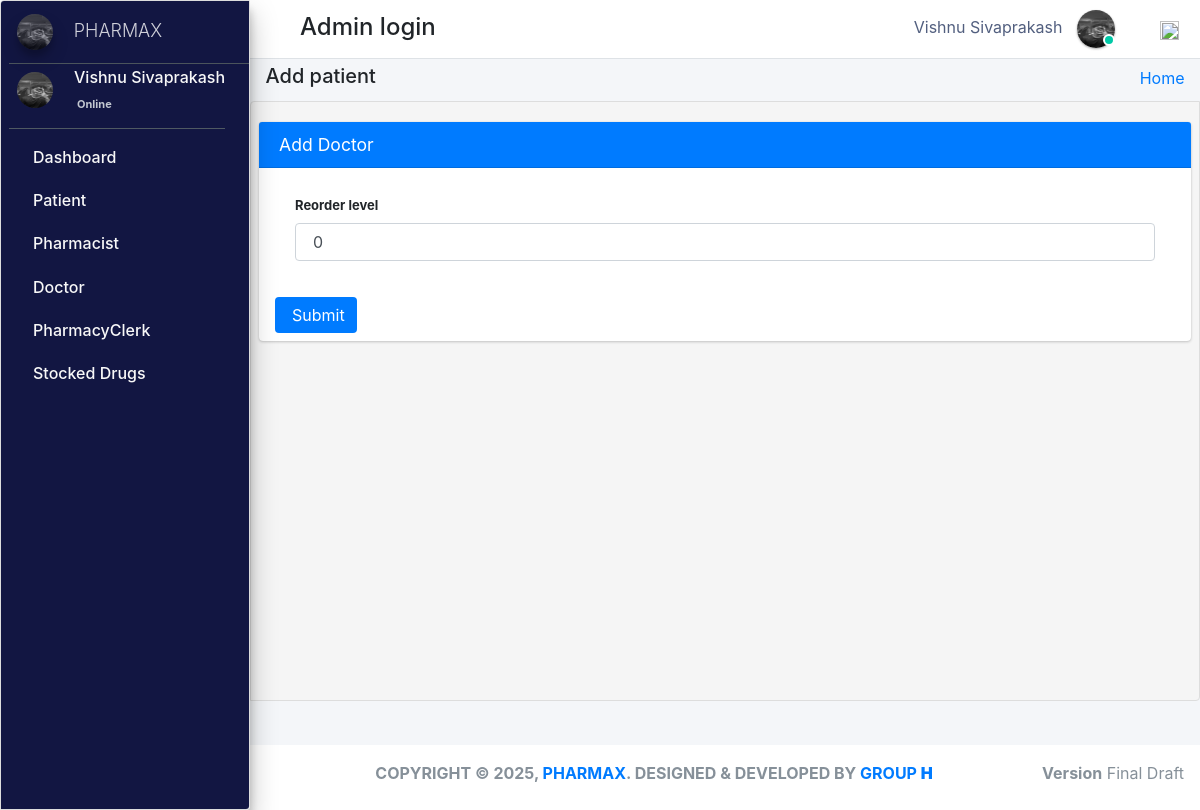
Screenshot of /admin_user/reorder_level/3/ (signed in) with the database file from the repository.
### pharmacy/models.py (models this page shows, shortened)
class CustomUser(AbstractUser):
    user_type_data = ((1, "AdminHOD"), (2, "Pharmacist"), (3, "Doctor"), (4, "PharmacyClerk"),(5, "Patients"))
    user_type = models.CharField(default=1, choices=user_type_data, max_length=10)

class AdminHOD(models.Model):
    gender_category=(
        ('Male','Male'),
        ('Female','Female'),
    )
    admin = models.OneToOneField(CustomUser,null=True, on_delete = models.CASCADE)
    emp_no= models.CharField(max_length=100,null=True,blank=True)
    gender=models.CharField(max_length=100,null=True,choices=gender_category)
    mobile=models.CharField(max_length=10,null=True,blank=True)
    address=models.CharField(max_length=300,null=True,blank=True)
    profile_pic=models.ImageField(default="admin.png",null=True,blank=True)
    created_at = models.DateTimeField(auto_now_add=True)
    updated_at = models.DateTimeField(auto_now=True)
    date_employed=models.DateTimeField(auto_now_add=True, auto_now=False)
    objects = models.Manager()

class Stock(models.Model):
    category = models.ForeignKey(Category,null=True,on_delete=models.CASCADE,blank=True)
    drug_imprint=models.CharField(max_length=6 ,blank=True, null=True)
    drug_name = models.CharField(max_length=50, blank=True, null=True)
    drug_color = models.CharField(max_length=50, blank=True, null=True)
    drug_shape = models.CharField(max_length=50, blank=True, null=True)
    quantity = models.IntegerField(default='0', blank=True, null=True)
    receive_quantity = models.IntegerField(default='0', blank=True, null=True)
    reorder_level = models.IntegerField(default='0', blank=True, null=True)
    manufacture= models.CharField(max_length=50, blank=True, null=True)
    last_updated = models.DateTimeField(auto_now_add=False, auto_now=True)
    timestamp = models.DateTimeField(auto_now_add=True, auto_now=False)
    drug_strength= models.CharField(max_length=10, blank=True, null=True)
    valid_from = models.DateTimeField(blank=True, null=True,default=timezone.now)
    valid_to = models.DateTimeField(blank=False, null=True)
    drug_description=models.TextField(blank=True,max_length=1000,null=True)
    drug_pic=models.ImageField(default="images2.png",null=True,blank=True)
    objects = ExpiredManager()

### pharmacy/HODViews.py (the view)
# urls.py: path('admin_user/reorder_level/<str:pk>/', HODViews.reorder_level, name="reorder_level"),
def reorder_level(request, pk):
    queryset = Stock.objects.get(id=pk)
    form = ReorderLevelForm(request.POST or None, instance=queryset)
    if form.is_valid():
        instance = form.save(commit=False)
        instance.save()
        messages.success(request, "Reorder level for " + str(instance.drug_name) + " is updated to " + str(instance.reorder_level))
        return redirect("manage_stock")
    context ={
        "instance": queryset,
        "form": form,
        "title":"Reorder Level"
    }
    return render(request,'hod_templates/reorder_level.html',context)

### pharmacy/forms.py
class ReorderLevelForm(forms.ModelForm):
	class Meta:
		model = Stock
		fields = ['reorder_level']

### pharmacy/LoginCheckMiddleWare.py (called while the page is built, shortened)
    def process_view(self, request, view_func, view_args, view_kwargs):
        modulename = view_func.__module__
        user = request.user
        if user.is_authenticated:
            if user.user_type == "1":
                if modulename == "pharmacy.HODViews":
                    pass
                elif modulename == "":
                    pass
                elif modulename == "pharmacy.views" or modulename == "django.views.static":
                    pass
                else:
                    pass
            else:
                return redirect("login")
        else:
            if request.path == reverse("login"):
                pass
            else:
                return redirect("login")

### pharmacy/models.py (called while the page is built)
    def get_queryset(self):
        return super().get_queryset().annotate(
            expired=ExpressionWrapper(Q(valid_to__lt=Now()), output_field=BooleanField())
        )

### pharmacy/templates/hod_templates/reorder_level.html (shortened to what this page needs)
{% extends 'hod_templates/base_template.html'%} {% load crispy_forms_tags %} {% block page_title %}
<h5>Add patient</h5>
{% endblock page_title %} {% block main_content %}
<section class="content">
    <div class="row">
        <div class="col-md-12">
            <div class="card card-primary">
                <div class="card-header">
                    <h3 class="card-title">Add Doctor</h3>
                </div>
                <form method="POST" style="font-size:13px;" class='px-3 py-2'>
                    <div class="card-body">
                        {{form|crispy}}
                    </div>
                    <input type="submit" class="btn btn-primary">
                </form>
            </div>
        </div>
    </div>
</section>
{% endblock main_content %}

### pharmacy/templates/hod_templates/base_template.html (shortened to what this page needs)
{% extends 'base_file.html' %} {% block htm %}
<body class="hold-transition sidebar-mini layout-fixed">
    <div class="wrapper">
        <nav class="main-header navbar navbar-expand navbar-white navbar-light">
            <ul class="navbar-nav">
                <li class="nav-item">
                    <a class="nav-link" data-widget="pushmenu" href="#" role="button"></a>
                </li>
            </ul>
            <h4 style="margin-left: 10px; margin-top: 5px;">Admin login </h4>
            <ul class="navbar-nav ml-auto">
                <li class="mx-3">
                    <a href="#" class="sm-submenu-with-image a">
                        <span>{{user.first_name}}  {{user.last_name}}</span>
                        <img src="{{request.user.adminhod.profile_pic.url}}" class="img-circle elevation-1" width="38" height="38" alt="">
                        <span class="avatar-status avatar-sm-status avatar-status-success"></span>
                    </a>
                </li>
                <li class="nav-item dropdown ml-3 low">
                    <a href="#" class="btn btn-outlined btn-black text-muted bg-transparent " data-toggle="dropdown" aria-expanded="false" data-wow-delay="0.7s"><img src="https://img.icons8.com/ios/50/000000/settings.png" width="19" height="19">
                    </a>
                </li>
            </ul>
        </nav>
        {% include 'hod_templates/sidebar.html'%}
        <div class="content-wrapper">
            <div class="content-header">
                <div class="container-fluid">
                    <div class="row ">
                        <div class="col-sm-6">
                            <h1 class="m-0 text-dark">
                                {% block page_title %} {% endblock page_title %}
                            </h1>
                        </div>
                        <div class="col-sm-6 ">
                            <ol class="breadcrumb float-sm-right">
                                <li class="breadcrumb-item"><a href="">Home</a></li>
                            </ol>
                        </div>
                    </div>
                </div>
            </div>
            {% block main_content %} {% endblock main_content %}
        </div>
        {% include 'hod_templates/footer.html'%}
    </div>
    {% endblock htm %}

### pharmacy/templates/hod_templates/sidebar.html (shortened to what this page needs)
<aside class="main-sidebar sidebar-dark-primary elevation-4">
    <a href="" class="brand-link ml-2">
        <img src="{{request.user.adminhod.profile_pic.url}}" alt="" width="36" height="36" class=" img-circle elevation-3" style="opacity: .8">
        <span class="brand-text font-weight-light mt-1 ml-3 mmust">PHARMAX</span>
    </a>
    <div class="sidebar">
        <div class="user-panel mr-3">
            <div class="pull-left image sm-submenu-with-image a ml-2 ">
                <img src="{{request.user.adminhod.profile_pic.url}}" class="img-circle mt-2" width="36" height="36" alt="User Image">
            </div>
            <div class="pull-left info">
                <p>{{user.first_name}} {{user.last_name}}</p>
                <a href="#"> Online</a>
            </div>
        </div>
        <nav class="mt-2">
            <ul class="nav nav-pills nav-sidebar flex-column" data-widget="treeview" role="menu" data-accordion="false">
                <li class="nav-item">
                    <a href="{% url  'admin_dashboard' %}" class="nav-link">
                        <p>
                            Dashboard
                        </p>
                    </a>
                </li>
                <li class="nav-item">
                    <a href="#" class="nav-link">
                        <p>
                            Patient
                        </p>
                    </a>
                </li>
                <li class="nav-item">
                    <a href="#" class="nav-link">
                        <p>
                            Pharmacist
                        </p>
                    </a>
                </li>
                <li class="nav-item">
                    <a href="#" class="nav-link">
                        <p>
                            Doctor
                        </p>
                    </a>
                </li>
                <li class="nav-item">
                    <a href="#" class="nav-link">
                        <p>
                            PharmacyClerk
                        </p>
                    </a>
                </li>
                <li class="nav-item">
                    <a href="#" class="nav-link">
                        <p>
                            Stocked Drugs
                        </p>
                    </a>
                </li>
            </ul>
        </nav>
    </div>
</aside>

### static/css/main.css (style rules this page uses)
html { font-family: sans-serif; line-height: 1.15; -webkit-text-size-adjust: 100%; -webkit-tap-highlight-color: transparent; }
body { overflow-y: hidden; overflow-x: hidden; font-family: -apple-system, BlinkMacSystemFont, "Segoe UI", Roboto, "Helvetica Neue", Arial, "Noto Sans", sans-serif, "Apple Color Emoji", "Segoe UI Emoji", "Segoe UI Symbol", "Noto Color Emoji" !important; }
.content { background-color: #f5f5f5; border: 1px solid #dddddd; border-radius: 4px 0px 4px 0px; left: -1px; padding: 10px 7px 5px; }
.main-sidebar { background: #ffffff; border: 1px solid #dddddd; border-radius: 4px 0px 4px 0px; font-weight: bold; }
.content { height: 75vh; overflow-y: scroll; overflow-x: hidden; }
.content .row { margin-top: 20px !important; }
.main-sidebar { background-color: #121642 !important; color: white !important; }
.main-sidebar p { color: #f8f8f8 !important; font-weight: 500 !important }
.btn-primary { outline: none !important; border: none !important; }
.avatar-status { position: absolute; bottom: 12px; right: 75.4px; display: -ms-inline-flexbox; display: inline-flex; -ms-flex-negative: 0; flex-shrink: 0; -ms-flex-pack: center; justify-content: center; -ms-flex-align: center; align-items: center; white-space: nowrap; text-align: center; vertical-align: baseline; font-weight: 600; border: .125rem solid #fff; width: 12px; height: 12px; line-height: 1; font-size: .71094rem; border-radius: 50%; }
.avatar-status-success { color: #fff; background-color: #00c9a7; }
.pull-left { float: left; }
.pull-left { float: left!important; }
.user-panel>.info { padding: 5px 5px 5px 15px; line-height: 1; position: absolute; left: 55px; }
.user-panel>.info>p { font-weight: 600; margin-bottom: 9px; }
p { margin: 0 0 10px; }
.user-panel { padding-bottom: 20px; }
.user-panel:after { clear: both; }
.user-panel:before, .user-panel:after { content: " "; display: table; }
.user-panel>.info>a { text-decoration: none; padding-right: 5px; margin-top: 3px; font-size: 11px; overflow: hidden; white-space: nowrap; }
.mmust { overflow: hidden; white-space: nowrap; font-size: 18px; }
.container-fluid { width: 100%; padding-right: 15px; padding-left: 15px; margin-right: auto; margin-left: auto; }
.row { display: flex; flex-wrap: wrap; margin-right: -15px; margin-left: -15px; }
input { text-indent: 5px !important; }
input::placeholder { text-indent: 5px !important; }
.img-circle { border-radius: 50%; }
.content-wrapper .content-header { padding: 5px 0.5rem !important; }

### static/css/profile.css (style rules this page uses)
li { list-style-type: none ! }
.form-control { font-size: .875rem; }
.navbar-nav span { color: #525f7f !important; margin-right: 10px !important; }
body { font-family: 'Rubik', sans-serif; height: 100% !important; }
input { text-indent: 5px !important; }
input::placeholder { text-indent: 5px !important; }

### rows the page displays
CustomUser: first_name "Vishnu", last_name "Sivaprakash", user.adminhod.profile_pic (picture)
Stock: reorder_level "0"
